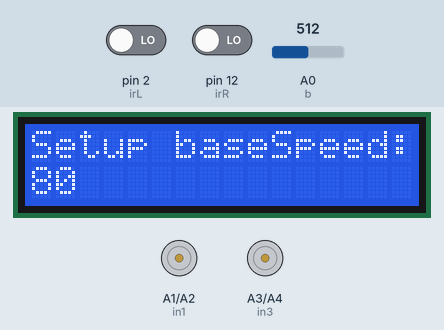
This sketch was run on a simulated Arduino Uno, built with avr-gcc and run on an emulated ATmega328P. Shown: 16×2 character LCD, motor-driver pin pairs drawn as motors (green arrow = first pin HIGH = forward, orange = second pin HIGH = backward, longer = more drive, scaled by the enable pin). The test bench sets the inputs (shaded band); at power-on: A0 (b) = 512, pin 2 (irL) LOW, pin 12 (irR) LOW. What the sketch prints to the serial monitor is not drawn.

Above: at 0.8 s.
0.9 s: A0 (b) set to 610
At 1.5 s:
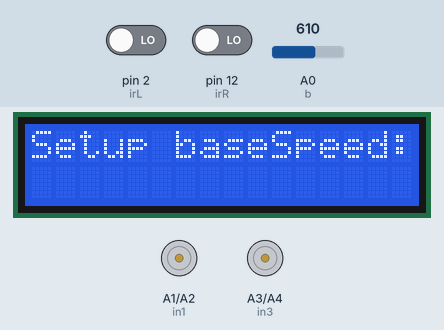
2.5 s: A0 (b) set to 810
At 3.8 s:
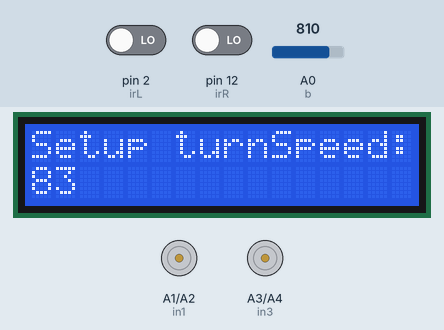
4.1 s: A0 (b) set to 790
At 4.5 s:
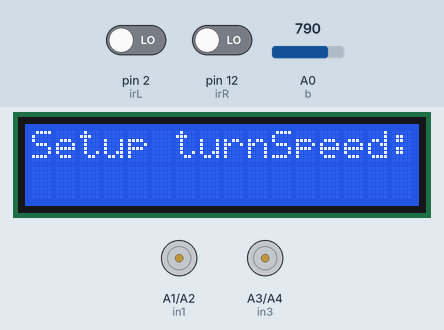
5.6 s: A0 (b) set to 818
At 6.2 s:
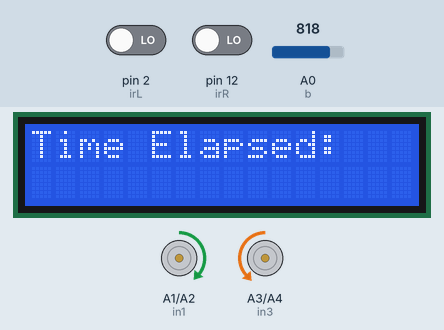
Timing chart, 0 to 8.2 s (numbered marks = the images above; inputs shaded):
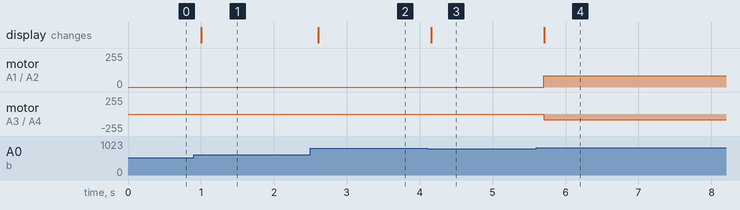

The sketch:

CarLine.ino
```cpp
#include <LiquidCrystal.h>
//lcd vars
int rs = 8, en = 9, d4 = 4, d5 = 5, d6 = 6, d7 = 7;
//Motor Driver vars
int in1 = A1, in2 = A2, in3 = A3, in4 = A4, enR = 3, enL = 11;
//Button Pin
int b = A0;
// Button Variables
int timeSpent;
//Speed Variables
int baseSpeed = 80;
int turnSpeed = 83;
int speedL, speedR;
// Line Following Variables
bool Lstate, Rstate;
int irL = 2, irR = 12;

// Setting up objects
// lcd
LiquidCrystal lcd(rs, en, d4, d5, d6, d7);

void moveCar(int speed2, int speed1){
  //Setting Speed of the wheels
  analogWrite(enR, abs(speed1));
  analogWrite(enL, abs(speed2));

  //Move Right Wheel Forward if speed > 0 else move backwards
  if(speed1 > 0){
    digitalWrite(in1, HIGH);
    digitalWrite(in2, LOW);
  } else if(speed1 < 0){
    digitalWrite(in1, LOW);
    digitalWrite(in2, HIGH);
  } else{
    digitalWrite(in1, LOW);
    digitalWrite(in2, LOW);
  }

  //Move Left Wheel Forward if speed > 0 else move backwards
  if(speed2 > 0){
    digitalWrite(in3, HIGH);
    digitalWrite(in4, LOW);
  } else if(speed2 < 0){
    digitalWrite(in3, LOW);
    digitalWrite(in4, HIGH);
  } else{
    digitalWrite(in3, LOW);
    digitalWrite(in4, LOW);
  }
}

int buttonRead(int initial, String question){
  lcd.setCursor(0, 0);
  lcd.print(question);
  int start = 0;
  int bState = analogRead(b);

  // Button Reading
  while(start == 0){
    bState = analogRead(b);
    lcd.setCursor(0, 1);
    lcd.print("                ");
    lcd.setCursor(0, 1);
    lcd.print(initial);
    Serial.println(bState);

    if(bState < 60){
      initial++;

      while(bState < 60){
        bState = analogRead(b);
      }
    } else if(bState < 200){
      initial+=10;

      while(bState < 200){
        bState = analogRead(b);
      }
    } else if(bState < 400){
      initial-=10;

      while(bState < 400){
        bState = analogRead(b);
      }
    } else if(bState < 600){
      initial--;

      while(bState < 600){
        bState = analogRead(b);
      }
    } else if(bState >= 600 && bState <= 800){
      timeSpent = millis()/1000;
      lcd.setCursor(0,1);
      lcd.print("                 ");

      while(bState < 800){
        bState = analogRead(b);
      }
      start = 1;
    }

    delay(100);
  }

  lcd.clear();
  return initial;
}

void setSpeedLine(int Lstate, int Rstate){
  // Motor Controller
  // Going Straight
  if(Rstate == 1 && Lstate == 1){
    speedR = baseSpeed;
    speedL = baseSpeed;
  } else if(Rstate == 1 && Lstate == 0){ // Turn Right
    speedR = turnSpeed;
    speedL = -turnSpeed;
  } else if(Rstate == 0 && Lstate == 1){ // Turn Left
    speedL = turnSpeed;
    speedR = -turnSpeed;
  } else{ // Stop
    speedL = 0;
    speedR = 0;
  }
}

void setup() {
  // put your setup code here, to run once:
  //Setting Up the lcd
  lcd.begin(16, 2);
  // Asking baseSpeed
  baseSpeed = buttonRead(baseSpeed, "Setup baseSpeed: ");
  // Asking turnSpeed
  turnSpeed = buttonRead(turnSpeed, "Setup turnSpeed: ");

  // Printing initial time elasped
  lcd.setCursor(0, 0);
  lcd.print("Time Elapsed: ");

  //Begin Serial
  Serial.begin(9600);

  //Motor Pins
  pinMode(in1, OUTPUT);
  pinMode(in2, OUTPUT);
  pinMode(in3, OUTPUT);
  pinMode(in4, OUTPUT);
  //Button Pins
  pinMode(b, INPUT);
  //IR pins
  pinMode(irL, INPUT);
  pinMode(irR, INPUT);
}

void loop() {
  // put your main code here, to run repeatedly:
  // Setting up Variables
  Rstate = !digitalRead(irR);
  Lstate = digitalRead(irL);

  // Setting up timer
  int cTime = millis()/1000 - timeSpent;

  // Setting Speed of the wheels
  setSpeedLine(Lstate, Rstate);

  // Speed Tuning to make the car move straight
  speedR*=1.07;

  // Moving Motors
  moveCar(speedL, speedR);

  // Printing to lcd
  lcd.setCursor(0, 1);
  if(Rstate != 0 && Lstate != 0){
    lcd.print(cTime);
  }

  // Printing to Serial
  Serial.println("Left: " + String(Lstate));
  Serial.println("Right: " + String(Rstate));
}
```

Measured:
- the behaviour switches between 799 and 800 on A0 (b) (found by bisection; images 3 and 4)
- after the input at 0.9 s, the display: changes after 0.11 s (image 1)
- after the input at 2.5 s, the display: changes after 0.11 s (image 2)
- after the input at 4.1 s, the display: changes after 0.06 s (image 3)
- after the input at 5.6 s, motor on A1 (in1) / A2 (in2): stopped → forward 83/255 after 0.10 s; motor on A3 (in3) / A4 (in4): stopped → backward 88/255 after 0.10 s; the display: changes after 0.10 s (image 4)
